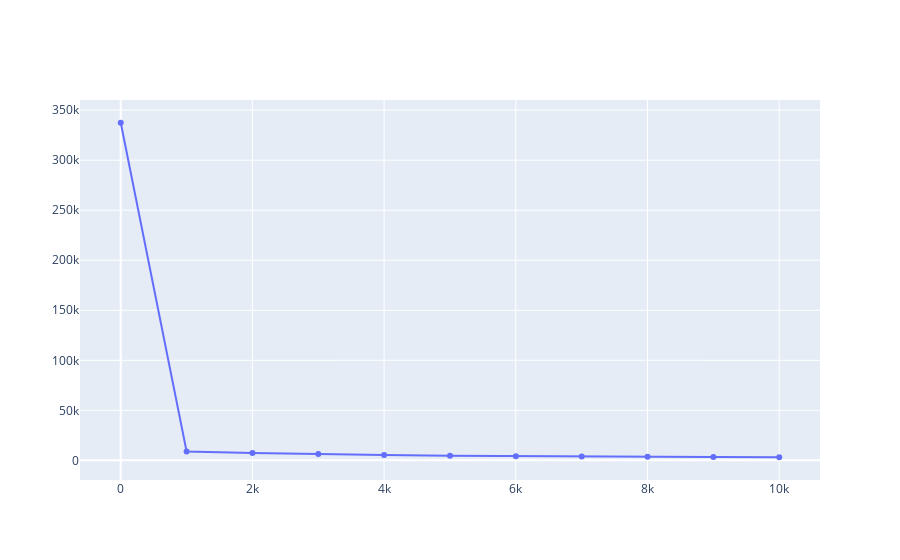

Write notebook code for a chart like this one.
### Code cell
fig = make_subplots(rows = 1, cols = 1)
fig.add_trace(go.Scatter(x = costx[0::1000], y = costy[0::1000], mode = "markers+lines", name = "Real"), row = 1, col = 1)
fig.show()

### Figure 1 — Plotly figure (JSON) as saved in the notebook; plotly's stock layout.template omitted (floating-point values rounded to 4 significant figures)
{"data": [{"mode": "markers+lines", "name": "Real", "type": "scatter", "x": [1, 1001, 2001, 3001, 4001, 5001, 6001, 7001, 8001, 9001, 10001], "xaxis": "x", "y": [337400.0, 8927.0, 7406.0, 6249.0, 5368.0, 4698.0, 4189.0, 3801.0, 3506.0, 3281.0, 3110.0], "yaxis": "y"}], "layout": {"xaxis": {"anchor": "y", "domain": [0, 1]}, "yaxis": {"anchor": "x", "domain": [0, 1]}}}
